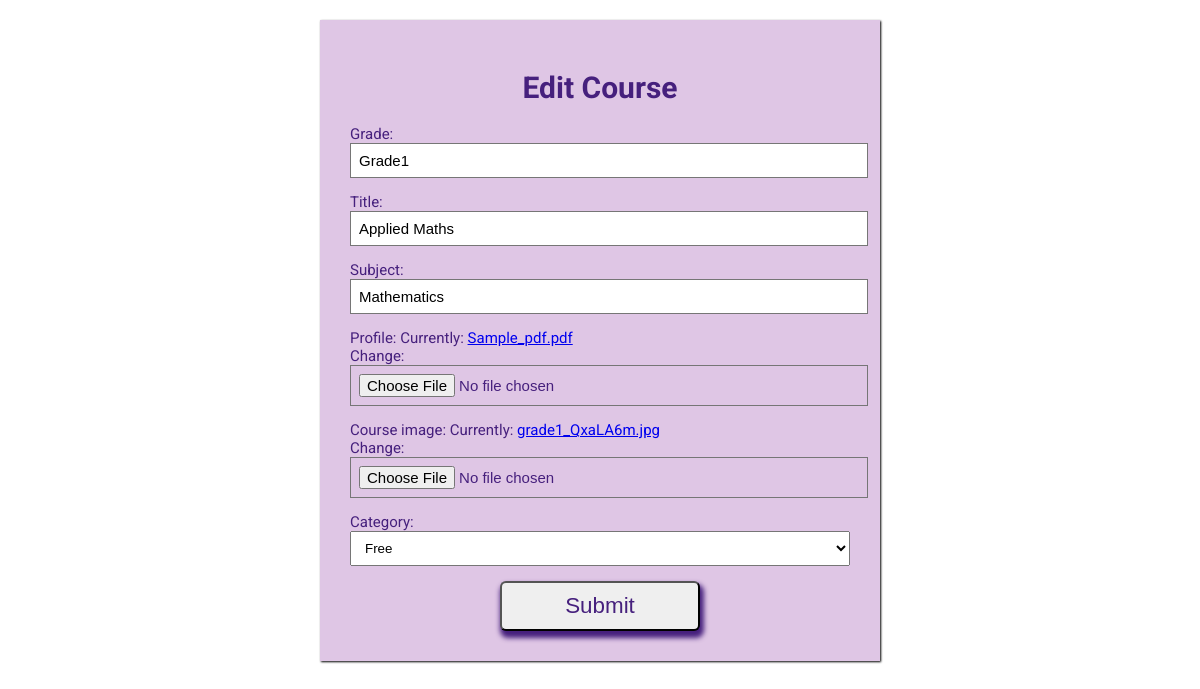
/editgrade1/1/, run on the app's committed database.
### homepage/models.py (models this page shows)
class GradeOne(models.Model):
    grade=models.CharField(max_length=25 ,null=True)
    title=models.CharField(max_length=25 ,null=True)
    subject=models.CharField(max_length=25 ,null=True)
    profile=models.FileField(null=True,upload_to='homepage/pdfs/')
    course_image=models.ImageField(null=True,upload_to='homepage/covers/')
    date=models.DateTimeField(auto_now=True,null=True)
    CATEGORY_CHOICES=(
        ('Paid','Paid'),
        ('Free','Free'),
    )
    category=models.CharField(max_length=6, choices =CATEGORY_CHOICES ,null=True)

### homepage/views.py (the view)
# urls.py: path('editgrade1/<int:id>/',edit_grade1_course, name='edit_grade1_course'),
def edit_grade1_course(request,id):
    course=GradeOne.objects.get(id=id)
    if request.method=="POST":
        form=GradeOneCourseAdditionForm(request.POST,request.FILES,instance=course)
        if form.is_valid():
            form.save()
    else:
        form=GradeOneCourseAdditionForm(instance=course)
    return render(request,'grades/first/edit_grade1_course.html',{"form":form})

### homepage/forms.py
class GradeOneCourseAdditionForm(forms.ModelForm):
    class Meta:
        model=GradeOne
        fields="__all__"

### homepage/templates/grades/first/edit_grade1_course.html (shortened to what this page needs)
{% include 'grades/edit.html' %}
<!DOCTYPE html>
<html lang="en">
<head>
</head>
<body>
</body>
 </html>

### homepage/templates/grades/edit.html (shortened to what this page needs)
<!DOCTYPE html>
<html lang="en">
<head>
</head>
<body>
    <div class="wrapper">
        <div class="form">
     <form method="POST" enctype="multipart/form-data">
         <h1> Edit Course </h1>
         {{form.as_p}}
      <center><button>Submit</button></center>
     </form>
     </div>
     </div>
 </body>
 </html>
</body>
</html>

### homepage/templates/grades/edit.html (style rules this page uses)
h1 { text-align: center; }
body { background-color:white; align-items: center; justify-content: center; font-size: 15px; color:rgb(70,32,125); font-family: 'Roboto', sans-serif; }
input { width: 100%; outline: none; border: 1px solid rgb(118,118,118); font-size: 15px; padding: 8px 8px; }
select { width: 100%; padding: 8px 10px; transition: all 0.3; }
.wrapper { max-width: 500px; width: 90%; background: rgb(223, 198, 229); margin: 20px auto; padding: 30px; box-shadow: 1px 1px 2px rgba(0,0,0, 125); }
button { color: rgb(70,32,125);; top: 30px; height: 50px; width :40%; border-radius: 6px; align-items: center; font-size: 1.4rem; box-shadow:2px 5px 5px 2px rgb(70,32,125); }

### data on the page
GradeOne: grade "Grade1", title "Applied Maths", subject "Mathematics", category "Free"
